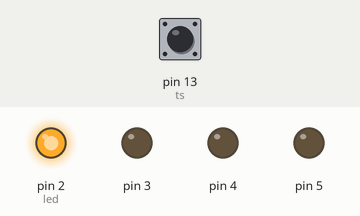
This sketch was run on a simulated Arduino Uno, built with avr-gcc and run on an emulated ATmega328P. Shown: output pins drawn as LEDs (lit = HIGH). The inputs (shaded band) are chosen by the test bench; at power-on: pin 13 (ts) LOW. What the sketch prints to the serial monitor is not drawn.

Above: at 1.2 s.
1.3 s: pin 13 (ts) pulled LOW for 0.15 s
At 2.6 s:
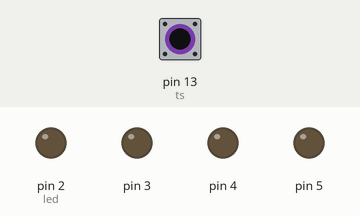
2.9 s: pin 13 (ts) pulsed HIGH 2 times (0.12 s each, 0.3 s apart)
At 8.0 s:
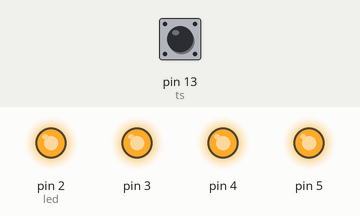
8.5 s: pin 13 (ts) driven HIGH
At 8.9 s:
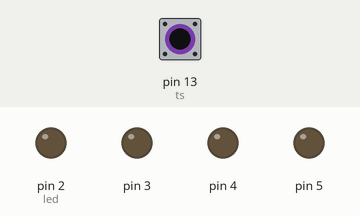
10.0 s: pin 13 (ts) driven LOW
At 11.8 s:
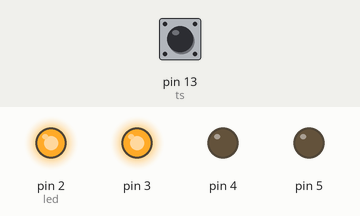
Timing chart, 0 to 14.5 s (numbered marks = the images above; inputs shaded):
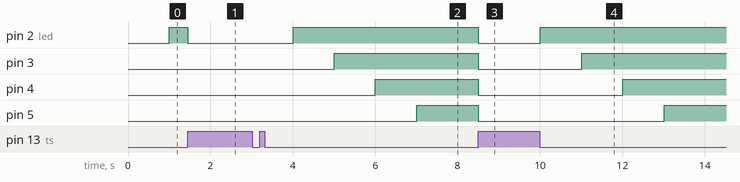

Measured:
- after the input at 1.3 s, pin 2 (led): HIGH → LOW after 0.15 s; pin 3: stays LOW (without the input it goes to HIGH after 0.70 s)
- after the input at 2.9 s, pin 2 (led): LOW → HIGH after 1.1 s; pin 3: LOW → HIGH after 2.1 s; pin 4: LOW → HIGH after 3.1 s; pin 5: LOW → HIGH after 4.1 s
- after the input at 8.5 s, pin 2 (led), pin 3–5: HIGH → LOW at once
- after the input at 10.0 s, pin 2 (led): LOW → HIGH at once; pin 3: LOW → HIGH after 1.0 s; pin 4: LOW → HIGH after 2.0 s; pin 5: LOW → HIGH after 3.0 s

The sketch:

Timer_tilt_sensor_12072025.ino
```cpp
const int ts = 13;
const int startTimer = 0;
unsigned long currentTime = 0;
unsigned long preTime = 0;
const int switchTime = 1000;
int led = 2;
int preSwitch = 0;
int switchState = 0;


void setup() {

  for(int x = 2; x<6; x++){
    pinMode(x,OUTPUT);
  }

  pinMode(8, INPUT);
  Serial.begin(9600);
}

void loop() {
  currentTime = millis();
  if (currentTime - preTime> switchTime) {
    preTime = currentTime;
    digitalWrite(led, HIGH);
    led++;
  }
  switchState = digitalRead(ts);
  Serial.print(switchState);
  if (switchState != preSwitch){
    currentTime = 0;
    led = 2;
    for (int y = 2; y < 6; y++){
      digitalWrite(y, LOW);
    }
  }
}
```
